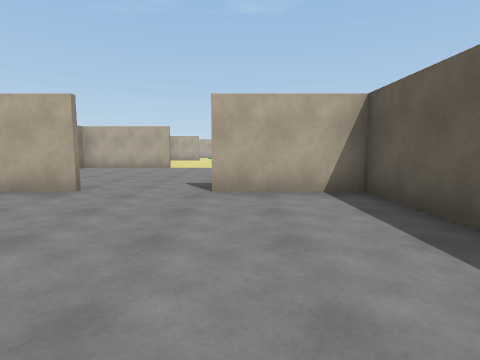
View 1 (above)

18 first-person views from a walk through a scene from a Unity 3-D project. The camera is 1.3 m above the floor, tilts 6° down and sees 80° across. The floor is counted in squares, 2 m on a side. Each view is taken from the middle of a square. On the plan, view 1 faces up. The plan holds only what a view shows up to about 9 squares ahead; the rest is blank. The place goes on beyond the plan. The player is left out. Some animated figures are left out.

View 2
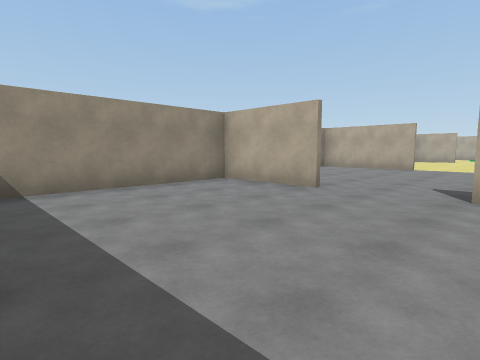

View 3
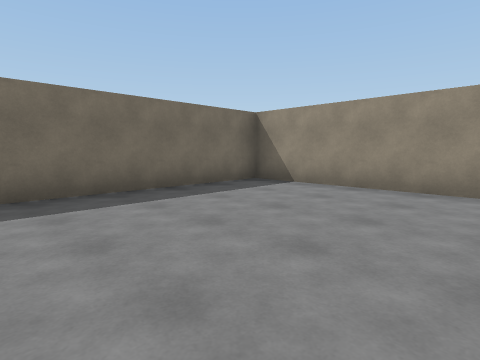

View 4
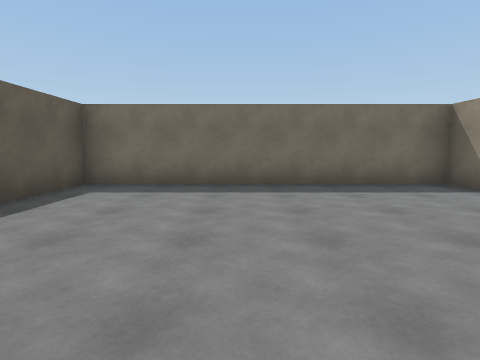

View 5
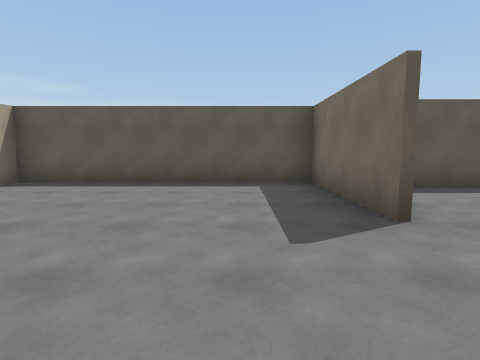

View 6
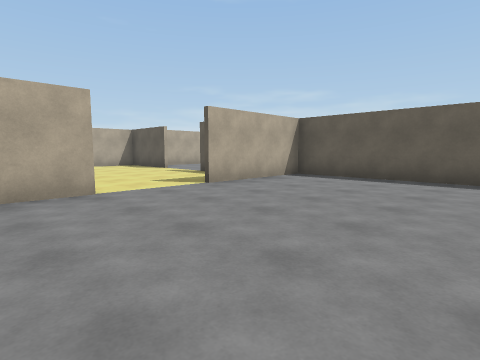

View 7
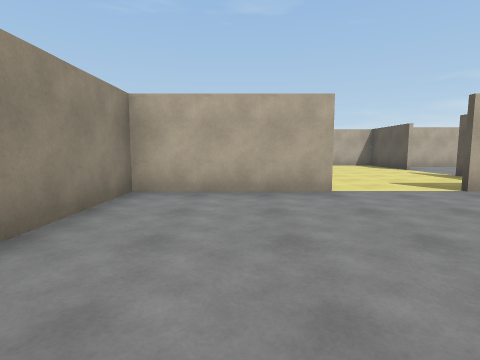

View 8
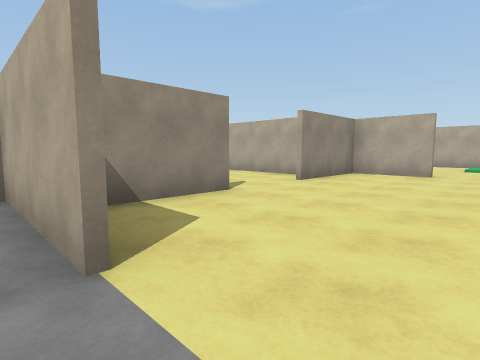

View 9
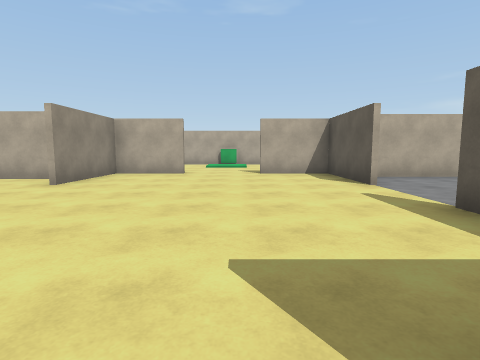

View 10
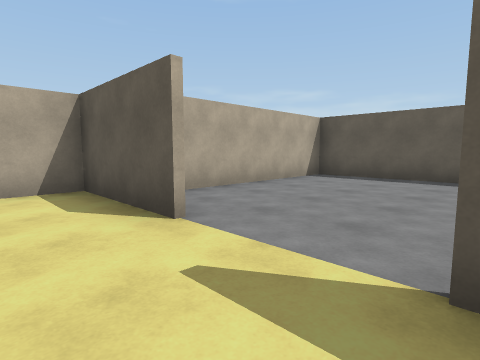

View 11
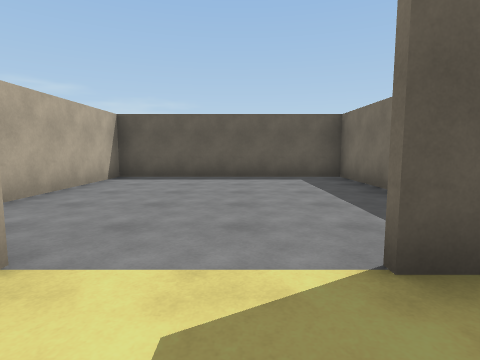

View 12
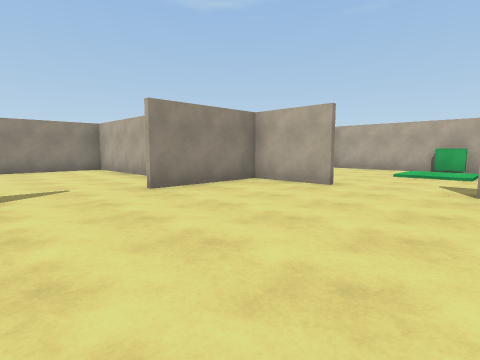

View 13
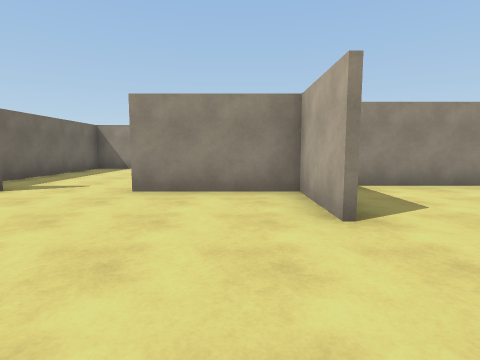

View 14
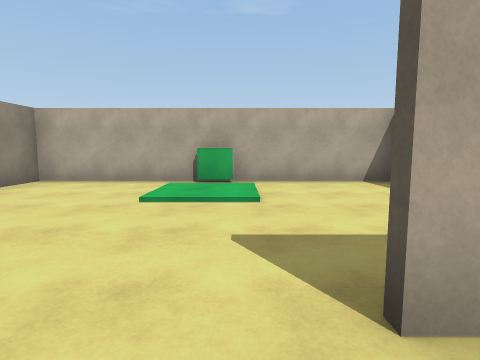

View 15
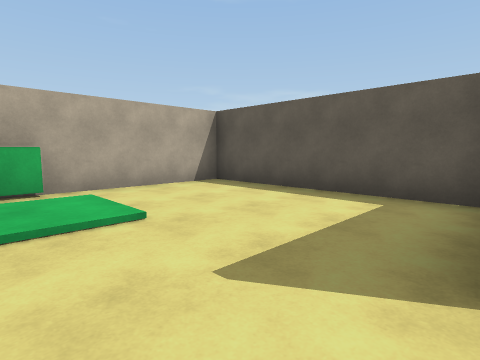

View 16
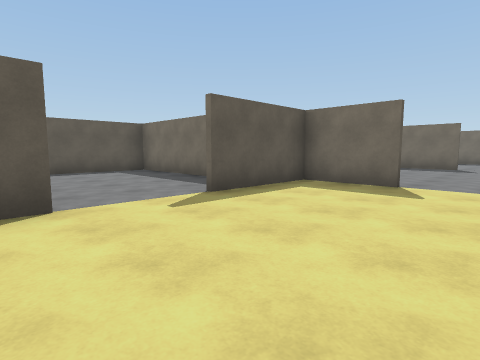

View 17
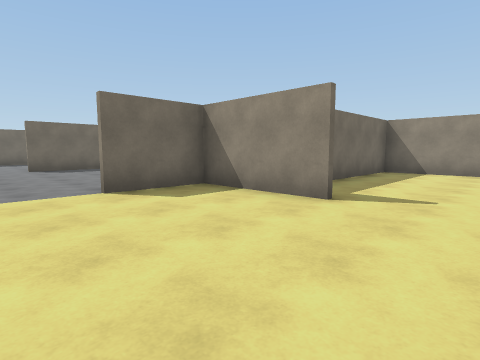

View 18
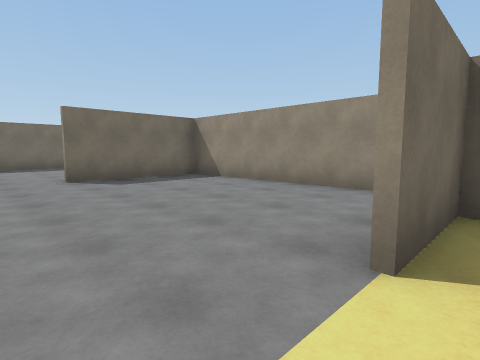

### Floor plan
Points are (right, up) in squares from view 1. A wall is a line through its corners. A room is listed if a view was taken in it or the views show most of it. See-through windows are left out.
Room 1 (views 1, 2, 3)
walls: (-2.5, 4.4) (-4.9, 4.4) (-4.9, -0.4) (1.9, -0.4) (1.9, 4.4) (-0.5, 4.4)
ways out: opening at (-1.5, 5) to room 2
Room 2 (views 4, 5, 6, 7, 8, 9)
walls: (-2.5, 10.4) (-5.7, 10.4) (-5.7, 4.6) (-2.5, 4.6); (-0.5, 4.6) (2.7, 4.6) (2.7, 10.4) (-0.5, 10.4)
ways out: opening at (-1.5, 5) to room 1; opening at (-1.5, 11) to room 3
Room 3 (views 10, 11, 12, 13, 14, 16, 17, 18)
walls: (-4.4, 13.2) (-4.4, 10.6) (-2.5, 10.6); (1.4, 15.2) (1.4, 17.9) (-0.5, 17.9); (-0.5, 10.6) (1.4, 10.6) (1.4, 13.2); (-2.5, 17.9) (-4.4, 17.9) (-4.4, 15.2)
ways out: opening at (-1.5, 11) to room 2; opening at (-1.5, 18) to room 4; opening at (1, 14.5) to room 5; opening at (-5, 14.5) to room 6
Room 4 (view 15)
walls: (-1.1, 22.7) (-1.9, 22.7); (2.2, 18.2) (2.2, 22.9) (-5.2, 22.9) (-5.2, 19.1)
ways out: opening at (-1.5, 18) to room 3
Room 5 (no view inside)
walls: (3.5, 11.6) (6.9, 11.6) (6.9, 16.9) (2.2, 16.9)
ways out: opening at (1, 14.5) to room 3
Room 6 (no view inside)
walls: (-9.9, 16) (-9.9, 12.1) (-5.9, 12.1); (-5.2, 16.4) (-9.4, 16.4)
ways out: opening at (-5, 14.5) to room 3

Positions as (right, up) in squares from view 1, and headings:
1: (0, 0), facing up
2: (0, 0), facing up-left
3: (0, 4), facing down-left
4: (-1, 5), facing down
5: (-3, 6), facing right
6: (-4, 6), facing up-right
7: (-4, 6), facing up
8: (-1, 10), facing up-left
9: (-1, 10), facing up
10: (0, 13), facing up-right
11: (0, 14), facing right
12: (0, 13), facing up-left
13: (0, 17), facing left
14: (-1, 17), facing up
15: (-2, 18), facing up-right
16: (-2, 16), facing down-right
17: (-1, 15), facing down-left
18: (-1, 11), facing down-left
